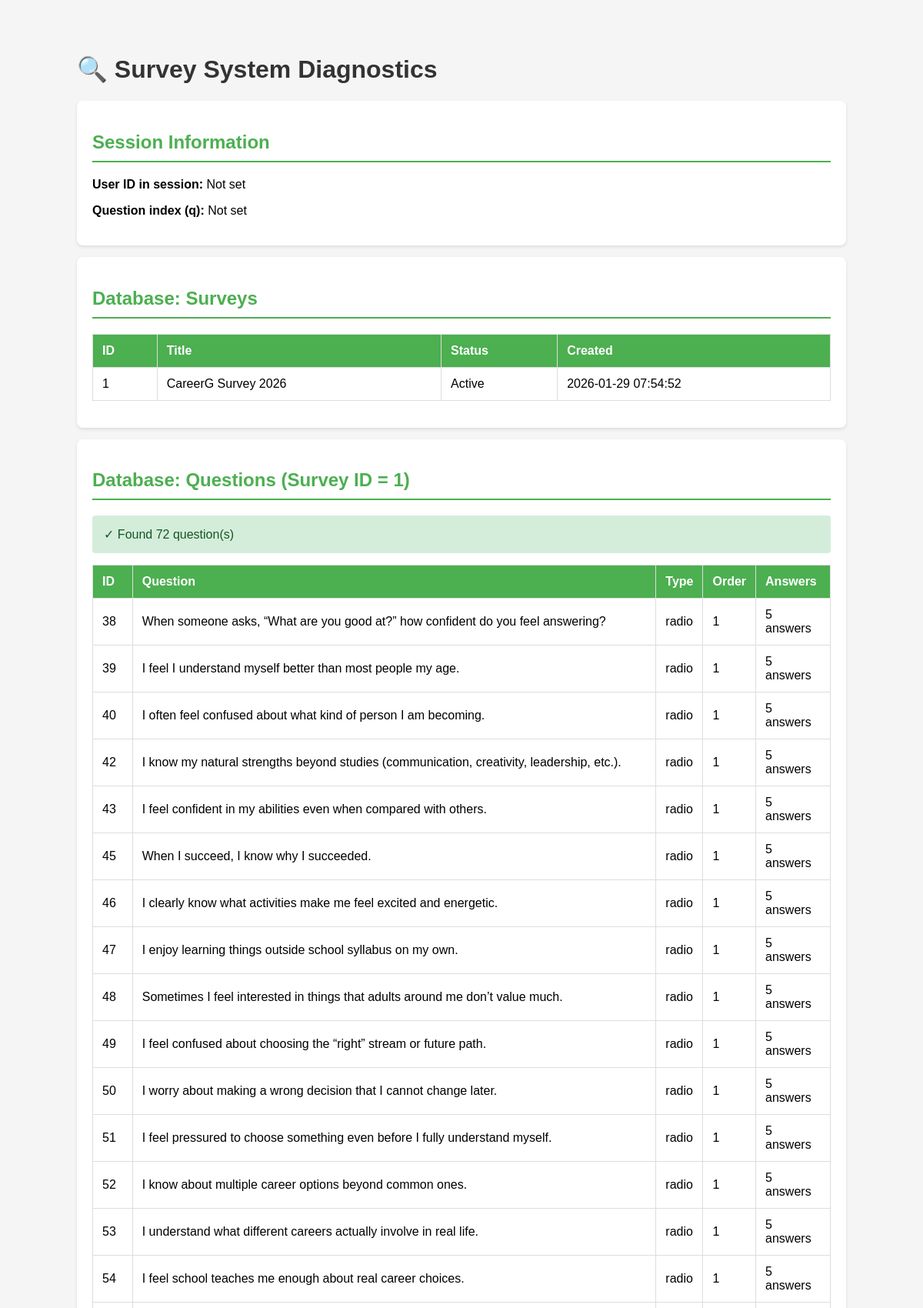
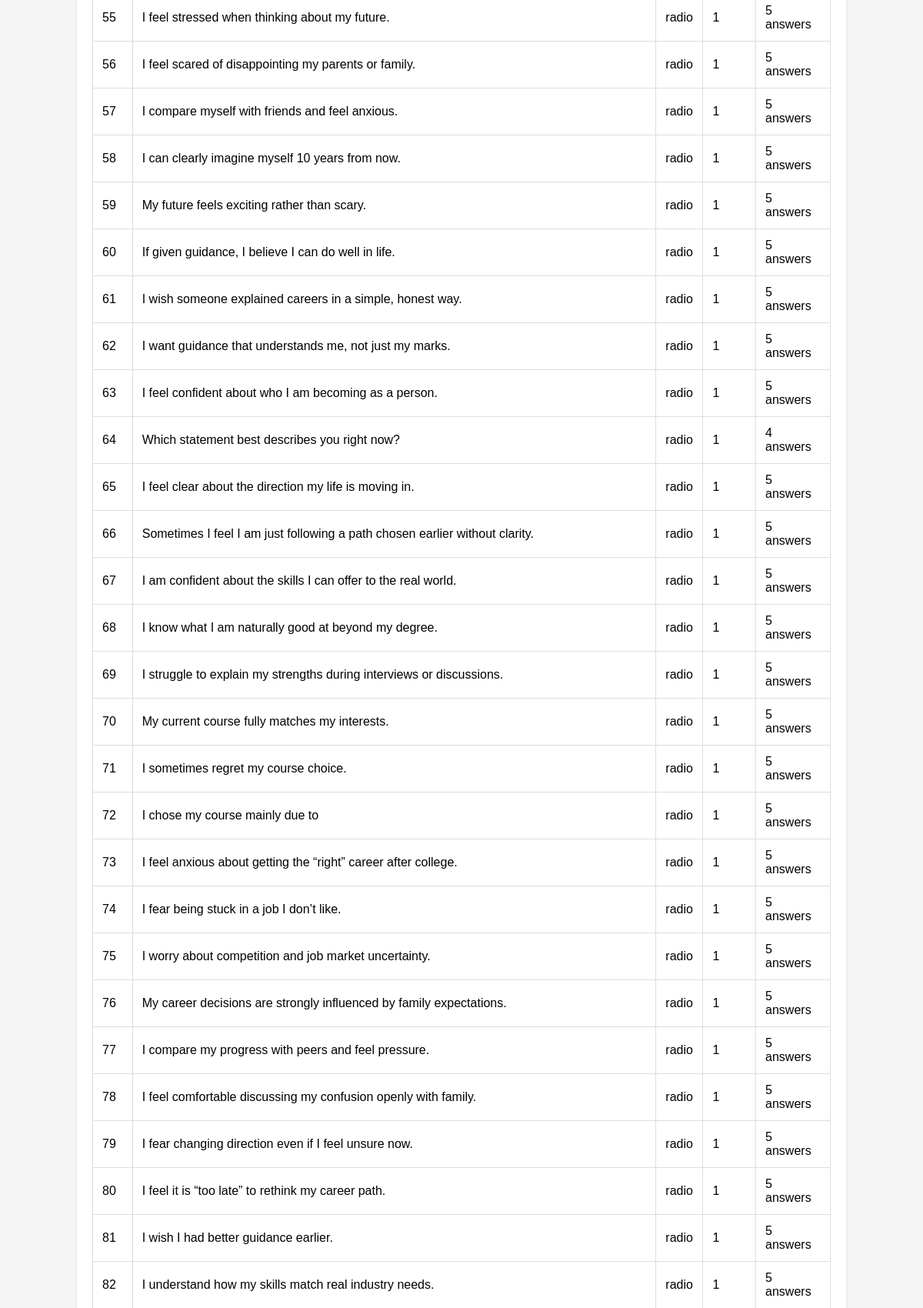
The page /full_debug.php (upper part) on the database its author committed (2 pictures, top to bottom).
### tables this page shows
CREATE TABLE `surveys` (
  `id` int(11) NOT NULL,
  `title` varchar(255) NOT NULL,
  `status` tinyint(4) DEFAULT 1,
  `created_at` timestamp NULL DEFAULT current_timestamp()
);

CREATE TABLE `questions` (
  `id` int(11) NOT NULL,
  `survey_id` int(11) NOT NULL,
  `question_text` text NOT NULL,
  `answer_type` enum('radio','checkbox') DEFAULT 'radio',
  `target_role` enum('Parent','Student','Both') DEFAULT 'Both',
  `order_no` int(11) DEFAULT 0
);

### full_debug.php (the view, shortened to what this page needs)
<?php
include('includes/db.php');
?>
<!DOCTYPE html>
<html>
<head>
</head>
<body>
<h1>🔍 Survey System Diagnostics</h1>
<div class="card">
<h2>Session Information</h2>
<?php
echo "<p><strong>User ID in session:</strong> " . (isset($_SESSION['user_id']) ? $_SESSION['user_id'] : 'Not set') . "</p>";
echo "<p><strong>Question index (q):</strong> " . (isset($_SESSION['q']) ? $_SESSION['q'] : 'Not set') . "</p>";
?>
</div>
<div class="card">
<h2>Database: Surveys</h2>
<?php
$surveys = $conn->query("SELECT * FROM surveys");
if($surveys && $surveys->num_rows > 0){
    echo "<table><tr><th>ID</th><th>Title</th><th>Status</th><th>Created</th></tr>";
    while($s = $surveys->fetch_assoc()){
        echo "<tr><td>{$s['id']}</td><td>{$s['title']}</td><td>" . ($s['status'] ? 'Active' : 'Inactive') . "</td><td>{$s['created_at']}</td></tr>";
    }
    echo "</table>";
} else {
    echo "<div class='error'>❌ No surveys found!</div>";
}
?>
</div>
<div class="card">
<h2>Database: Questions (Survey ID = 1)</h2>
<?php
$questions = $conn->query("SELECT q.*, COUNT(a.id) as answer_count FROM questions q LEFT JOIN answers a ON q.id = a.question_id WHERE q.survey_id=1 GROUP BY q.id ORDER BY q.order_no");
if($questions && $questions->num_rows > 0){
    echo "<div class='success'>✓ Found " . $questions->num_rows . " question(s)</div>";
    echo "<table><tr><th>ID</th><th>Question</th><th>Type</th><th>Order</th><th>Answers</th></tr>";
    while($q = $questions->fetch_assoc()){
        echo "<tr>";
        echo "<td>{$q['id']}</td>";
        echo "<td>" . htmlspecialchars($q['question_text']) . "</td>";
        echo "<td>{$q['answer_type']}</td>";
        echo "<td>{$q['order_no']}</td>";
        echo "<td>{$q['answer_count']} answers</td>";
        echo "</tr>";
    }
    echo "</table>";
} else {
    echo "<div class='error'>❌ No questions found for Survey ID 1!</div>";
    echo "<p><a href='admin/quick_fix.php' class='btn'>Add Sample Questions</a></p>";
}
?>
</div>
</body>
</html>

### full_debug.php (style rules this page uses)
body { font-family: Arial; max-width: 1000px; margin: 30px auto; padding: 20px; background: #f5f5f5; }
.card { background: white; padding: 20px; margin: 15px 0; border-radius: 8px; box-shadow: 0 2px 4px rgba(0,0,0,0.1); }
h1 { color: #333; }
h2 { color: #4CAF50; border-bottom: 2px solid #4CAF50; padding-bottom: 10px; }
table { width: 100%; border-collapse: collapse; margin: 15px 0; }
th, td { padding: 12px; text-align: left; border: 1px solid #ddd; }
th { background: #4CAF50; color: white; }
.success { background: #d4edda; color: #155724; padding: 15px; border-radius: 4px; margin: 10px 0; }

### rows shown on the page
surveys: id "1", title "CareerG Survey 2026", status "Active", created_at "2026-01-29 07:54:52"
questions: id "38", question_text "When someone asks, “What are you good at?” how confident do you feel answering?", answer_type "radio", order_no "1", answer_count "5"
questions: id "39", question_text "I feel I understand myself better than most people my age.", answer_type "radio", order_no "1", answer_count "5"
questions: id "40", question_text "I often feel confused about what kind of person I am becoming.", answer_type "radio", order_no "1", answer_count "5"
questions: id "42", question_text "I know my natural strengths beyond studies (communication, creativity, leadership, etc.).", answer_type "radio", order_no "1", answer_count "5"
questions: id "43", question_text "I feel confident in my abilities even when compared with others.", answer_type "radio", order_no "1", answer_count "5"
questions: id "45", question_text "When I succeed, I know why I succeeded.", answer_type "radio", order_no "1", answer_count "5"
questions: id "46", question_text "I clearly know what activities make me feel excited and energetic.", answer_type "radio", order_no "1", answer_count "5"
questions: id "47", question_text "I enjoy learning things outside school syllabus on my own.", answer_type "radio", order_no "1", answer_count "5"
questions: id "48", question_text "Sometimes I feel interested in things that adults around me don’t value much.", answer_type "radio", order_no "1", answer_count "5"
questions: id "49", question_text "I feel confused about choosing the “right” stream or future path.", answer_type "radio", order_no "1", answer_count "5"
questions: id "50", question_text "I worry about making a wrong decision that I cannot change later.", answer_type "radio", order_no "1", answer_count "5"
questions: id "51", question_text "I feel pressured to choose something even before I fully understand myself.", answer_type "radio", order_no "1", answer_count "5"
questions: id "52", question_text "I know about multiple career options beyond common ones.", answer_type "radio", order_no "1", answer_count "5"
questions: id "53", question_text "I understand what different careers actually involve in real life.", answer_type "radio", order_no "1", answer_count "5"
questions: id "54", question_text "I feel school teaches me enough about real career choices.", answer_type "radio", order_no "1", answer_count "5"
questions: id "55", question_text "I feel stressed when thinking about my future.", answer_type "radio", order_no "1", answer_count "5"
questions: id "56", question_text "I feel scared of disappointing my parents or family.", answer_type "radio", order_no "1", answer_count "5"
questions: id "57", question_text "I compare myself with friends and feel anxious.", answer_type "radio", order_no "1", answer_count "5"
questions: id "58", question_text "I can clearly imagine myself 10 years from now.", answer_type "radio", order_no "1", answer_count "5"
questions: id "59", question_text "My future feels exciting rather than scary.", answer_type "radio", order_no "1", answer_count "5"
questions: id "60", question_text "If given guidance, I believe I can do well in life.", answer_type "radio", order_no "1", answer_count "5"
questions: id "61", question_text "I wish someone explained careers in a simple, honest way.", answer_type "radio", order_no "1", answer_count "5"
questions: id "62", question_text "I want guidance that understands me, not just my marks.", answer_type "radio", order_no "1", answer_count "5"
questions: id "63", question_text "I feel confident about who I am becoming as a person.", answer_type "radio", order_no "1", answer_count "5"
questions: id "64", question_text "Which statement best describes you right now?", answer_type "radio", order_no "1", answer_count "4"
questions: id "65", question_text "I feel clear about the direction my life is moving in.", answer_type "radio", order_no "1", answer_count "5"
questions: id "66", question_text "Sometimes I feel I am just following a path chosen earlier without clarity.", answer_type "radio", order_no "1", answer_count "5"
questions: id "67", question_text "I am confident about the skills I can offer to the real world.", answer_type "radio", order_no "1", answer_count "5"
questions: id "68", question_text "I know what I am naturally good at beyond my degree.", answer_type "radio", order_no "1", answer_count "5"
questions: id "69", question_text "I struggle to explain my strengths during interviews or discussions.", answer_type "radio", order_no "1", answer_count "5"
questions: id "70", question_text "My current course fully matches my interests.", answer_type "radio", order_no "1", answer_count "5"
questions: id "71", question_text "I sometimes regret my course choice.", answer_type "radio", order_no "1", answer_count "5"
questions: id "72", question_text "I chose my course mainly due to", answer_type "radio", order_no "1", answer_count "5"
questions: id "73", question_text "I feel anxious about getting the “right” career after college.", answer_type "radio", order_no "1", answer_count "5"
questions: id "74", question_text "I fear being stuck in a job I don’t like.", answer_type "radio", order_no "1", answer_count "5"
questions: id "75", question_text "I worry about competition and job market uncertainty.", answer_type "radio", order_no "1", answer_count "5"
questions: id "76", question_text "My career decisions are strongly influenced by family expectations.", answer_type "radio", order_no "1", answer_count "5"
questions: id "77", question_text "I compare my progress with peers and feel pressure.", answer_type "radio", order_no "1", answer_count "5"
questions: id "78", question_text "I feel comfortable discussing my confusion openly with family.", answer_type "radio", order_no "1", answer_count "5"
questions: id "79", question_text "I fear changing direction even if I feel unsure now.", answer_type "radio", order_no "1", answer_count "5"
questions: id "80", question_text "I feel it is “too late” to rethink my career path.", answer_type "radio", order_no "1", answer_count "5"
questions: id "81", question_text "I wish I had better guidance earlier.", answer_type "radio", order_no "1", answer_count "5"
questions: id "82", question_text "I understand how my skills match real industry needs.", answer_type "radio", order_no "1", answer_count "5"

### other values the page prints
$questions->num_rows "72"
